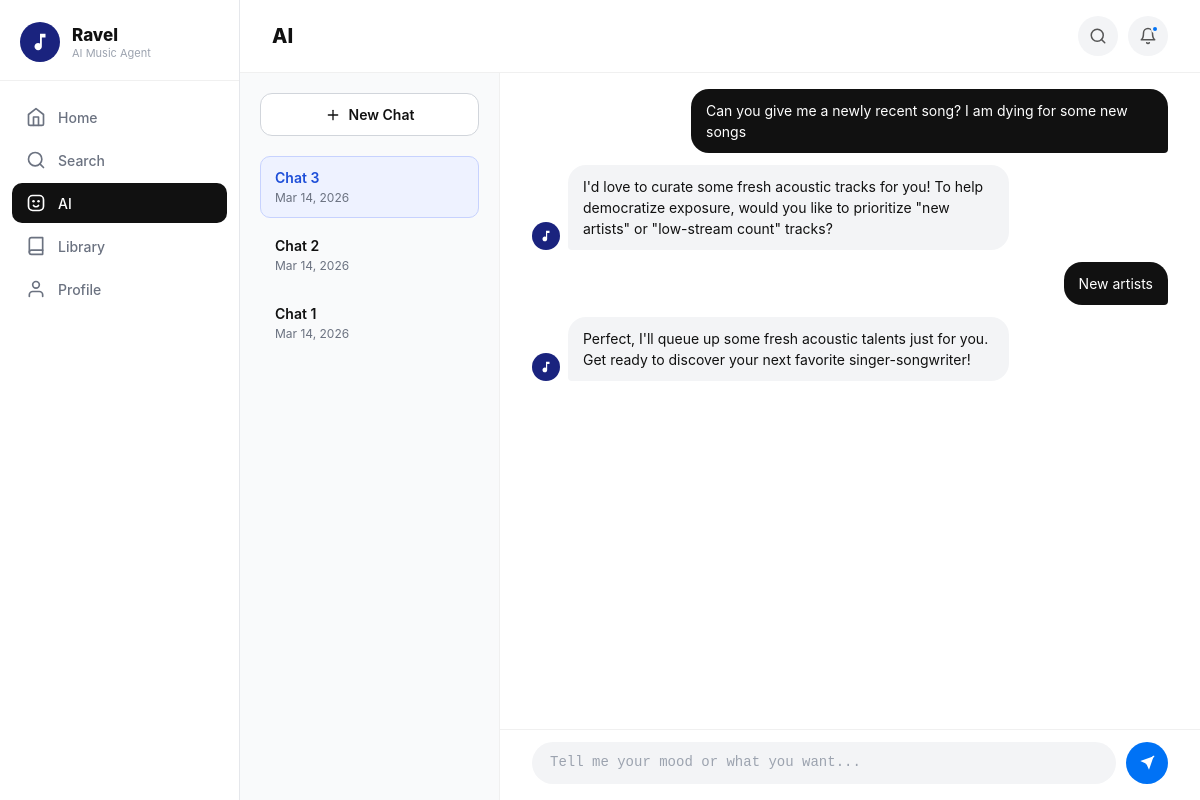
Page /ai (signed in) on the committed database.
### tables this page shows
CREATE TABLE AI_Interaction (
        InteractionID INTEGER PRIMARY KEY AUTOINCREMENT,
        UserID INTEGER,
        Message TEXT,
        TimeStamp DATETIME DEFAULT CURRENT_TIMESTAMP, Role TEXT DEFAULT "user", SessionID INTEGER,
        FOREIGN KEY (UserID) REFERENCES User(UserID)
    );

### app.py (the view, shortened to what this page needs)
@app.route('/ai')
def ai_page():
    if 'user_id' not in session:
        return redirect(url_for('login'))
    user_id = session['user_id']
    conn = get_db_connection()
    notifications = build_user_notifications(conn, user_id)
    sessions_data = conn.execute(
        'SELECT SessionID, SessionNumber, StartDate FROM AI_Session WHERE UserID = ? ORDER BY SessionID DESC',
        (user_id,)).fetchall()
    if not sessions_data:
        cursor = conn.execute('INSERT INTO AI_Session (UserID, SessionNumber) VALUES (?, 1)', (user_id,))
        conn.commit()
        sessions_data = conn.execute(
            'SELECT SessionID, SessionNumber, StartDate FROM AI_Session WHERE UserID = ? ORDER BY SessionID DESC',
            (user_id,)).fetchall()
    orphans = \
        conn.execute('SELECT COUNT(*) FROM AI_Interaction WHERE UserID = ? AND SessionID IS NULL',
                     (user_id,)).fetchone()[0]
    if orphans > 0:
        first_session_id = sessions_data[-1]['SessionID']
        conn.execute('UPDATE AI_Interaction SET SessionID = ? WHERE UserID = ? AND SessionID IS NULL',
                     (first_session_id, user_id))
        conn.commit()
    active_session_id = request.args.get('session_id', type=int)
    if not active_session_id or not any(s['SessionID'] == active_session_id for s in sessions_data):
        active_session_id = sessions_data[0]['SessionID']
    formatted_sessions = []
    for s in sessions_data:
        dt = datetime.strptime(s['StartDate'][:10], '%Y-%m-%d')
        formatted_sessions.append({
            'id': s['SessionID'],
            'name': f"Chat {s['SessionNumber']}",
            'date': dt.strftime('%b %d, %Y')
        })
    history_rows = conn.execute('''
        SELECT Message, Role FROM AI_Interaction
        WHERE UserID = ? AND SessionID = ?
        ORDER BY InteractionID ASC
    ''', (user_id, active_session_id)).fetchall()
    chat_history = [{'message': r['Message'], 'role': r['Role']} for r in history_rows]
    conn.close()
    return render_template('ai.html',
                           notifications=notifications,
                           chat_history=chat_history,
                           sessions=formatted_sessions,
                           active_session_id=active_session_id)

### app.py (called while the page is built)
def get_db_connection():
    conn = sqlite3.connect('ravel_database.db')
    conn.row_factory = sqlite3.Row
    return conn

def _fmt_relative_time(ts):
    if not ts:
        return 'Recently'
    try:
        dt = datetime.strptime(ts[:19], '%Y-%m-%d %H:%M:%S')
        delta = datetime.now() - dt
        secs = max(int(delta.total_seconds()), 0)
        if secs < 60:
            return 'Just now'
        if secs < 3600:
            return f'{secs // 60} min ago'
        if secs < 86400:
            return f'{secs // 3600} hr ago'
        if secs < 604800:
            return f'{secs // 86400} day ago' if secs < 172800 else f'{secs // 86400} days ago'
        return dt.strftime('%b %d')
    except Exception:
        return 'Recently'

def build_user_notifications(conn, user_id):
    rows = conn.execute('''
        SELECT NotificationID, Message, IsRead, CreatedAt
        FROM Notification
        WHERE UserID = ?
        ORDER BY CreatedAt DESC, NotificationID DESC
        LIMIT 5
    ''', (user_id,)).fetchall()
    return [
        {
            'id': row['NotificationID'],
            'text': row['Message'],
            'time': _fmt_relative_time(row['CreatedAt']),
            'read': bool(row['IsRead'])
        }
        for row in rows
    ]

### templates/ai.html (shortened to what this page needs)
<!DOCTYPE html>
<html lang="en">
<head>
</head>
<body>
<div class="sidebar">
    <div class="sidebar-logo">
        <div class="logo-circle">
            <svg width="22" height="22" viewBox="0 0 24 24" fill="white"><path d="M12 3v10.55c-.59-.34-1.27-.55-2-.55-2.21 0-4 1.79-4 4s1.79 4 4 4 4-1.79 4-4V7h4V3h-6z"/></svg>
        </div>
        <div class="sidebar-brand"><h2>Ravel</h2><p>AI Music Agent</p></div>
    </div>
    <nav class="sidebar-nav">
        <a href="/dashboard" class="nav-link">
            <svg viewBox="0 0 24 24" fill="none" stroke="currentColor" stroke-width="2" stroke-linecap="round" stroke-linejoin="round"><path d="M3 9l9-7 9 7v11a2 2 0 0 1-2 2H5a2 2 0 0 1-2-2z"/><polyline points="9 22 9 12 15 12 15 22"/></svg>Home
        </a>
        <a href="/search" class="nav-link">
            <svg viewBox="0 0 24 24" fill="none" stroke="currentColor" stroke-width="2" stroke-linecap="round" stroke-linejoin="round"><circle cx="11" cy="11" r="8"/><line x1="21" y1="21" x2="16.65" y2="16.65"/></svg>Search
        </a>
        <a href="/ai" class="nav-link active">
            AI
        </a>
        <a href="/library" class="nav-link">
            <svg viewBox="0 0 24 24" fill="none" stroke="currentColor" stroke-width="2" stroke-linecap="round" stroke-linejoin="round"><path d="M4 19.5A2.5 2.5 0 0 1 6.5 17H20"/><path d="M6.5 2H20v20H6.5A2.5 2.5 0 0 1 4 19.5v-15A2.5 2.5 0 0 1 6.5 2z"/></svg>Library
        </a>
        <a href="/profile" class="nav-link">
            <svg viewBox="0 0 24 24" fill="none" stroke="currentColor" stroke-width="2" stroke-linecap="round" stroke-linejoin="round"><path d="M20 21v-2a4 4 0 0 0-4-4H8a4 4 0 0 0-4 4v2"/><circle cx="12" cy="7" r="4"/></svg>Profile
        </a>
    </nav>
</div>
<div class="main-content">
    <div class="top-bar">
        <span class="top-bar-title">AI</span>
        <div class="top-bar-right">
            <button class="icon-btn" onclick="window.location.href='/search'" aria-label="Search">
                <svg width="18" height="18" viewBox="0 0 24 24" fill="none" stroke="#555" stroke-width="2" stroke-linecap="round" stroke-linejoin="round"><circle cx="11" cy="11" r="8"/><line x1="21" y1="21" x2="16.65" y2="16.65"/></svg>
            </button>
            <div class="notif-wrapper">
                <button class="icon-btn" id="notif-btn" onclick="toggleNotif()" aria-label="Notifications">
                    <svg width="18" height="18" viewBox="0 0 24 24" fill="none" stroke="#555" stroke-width="2" stroke-linecap="round" stroke-linejoin="round"><path d="M18 8A6 6 0 0 0 6 8c0 7-3 9-3 9h18s-3-2-3-9"/><path d="M13.73 21a2 2 0 0 1-3.46 0"/></svg>
                    <span class="notif-badge" id="notif-badge"{% if not notifications %} style="display:none;"{% endif %}></span>
                </button>
            </div>
        </div>
    </div>
    <div class="ai-wrapper">
        <div class="chat-history-sidebar">
            <div class="chat-history-header">
                <a href="/ai?new=true" class="new-chat-btn">
                    <svg width="16" height="16" viewBox="0 0 24 24" fill="none" stroke="currentColor" stroke-width="2" stroke-linecap="round"><line x1="12" y1="5" x2="12" y2="19"/><line x1="5" y1="12" x2="19" y2="12"/></svg>
                    New Chat
                </a>
            </div>
            <div class="history-list">
                {% for session in sessions %}
                    <a href="/ai?session_id={{ session.id }}" class="history-item {% if session.id == active_session_id %}active{% endif %}">
                        <div class="hist-title">{{ session.name }}</div>
                        <div class="hist-date">{{ session.date }}</div>
                    </a>
                {% endfor %}
            </div>
        </div>
        <div class="chat-main">
            <div class="chat-area" id="chat-area">
                {% if chat_history %}
                    {% for chat in chat_history %}
                        <div class="msg {{ chat.role }}">
                            {% if chat.role == 'bot' %}
                                <div class="msg-avatar"><svg width="14" height="14" viewBox="0 0 24 24" fill="white"><path d="M12 3v10.55c-.59-.34-1.27-.55-2-.55-2.21 0-4 1.79-4 4s1.79 4 4 4 4-1.79 4-4V7h4V3h-6z"/></svg></div>
                            {% endif %}
                            <div class="msg-bubble">{{ chat.message }}</div>
                        </div>
                    {% endfor %}
                {% endif %}
            </div>
            <div class="input-bar">
                <textarea class="chat-input" id="chat-input" placeholder="Tell me your mood or what you want..." rows="1"
                    onkeydown="handleKey(event)" oninput="autoResize(this)"></textarea>
                <button class="send-btn" id="send-btn" onclick="sendMessage()" aria-label="Send">
                    <svg width="16" height="16" viewBox="0 0 24 24" fill="white"><line x1="22" y1="2" x2="11" y2="13" stroke="white" stroke-width="2" stroke-linecap="round"/><polygon points="22 2 15 22 11 13 2 9 22 2" fill="white"/></svg>
                </button>
            </div>
        </div>
    </div>
</div>
</body>
</html>

### rows in the picture
AI_Interaction: message "Can you give me a newly recent song? I am dying for some new songs"
AI_Interaction: Role "bot" (drawn), message "I'd love to curate some fresh acoustic tracks for you! To help democratize exposure, would you like to prioritize \"new artists\" or \"low-stream count\" tracks?"
AI_Interaction: message "New artists"
AI_Interaction: Role "bot" (drawn), message "Perfect, I'll queue up some fresh acoustic talents just for you. Get ready to discover your next favorite singer-songwriter!"

### other values in the picture
{{ session.name }} "Chat 3" "Chat 2" "Chat 1"
{{ session.date }} "Mar 14, 2026" "Mar 14, 2026" "Mar 14, 2026"
